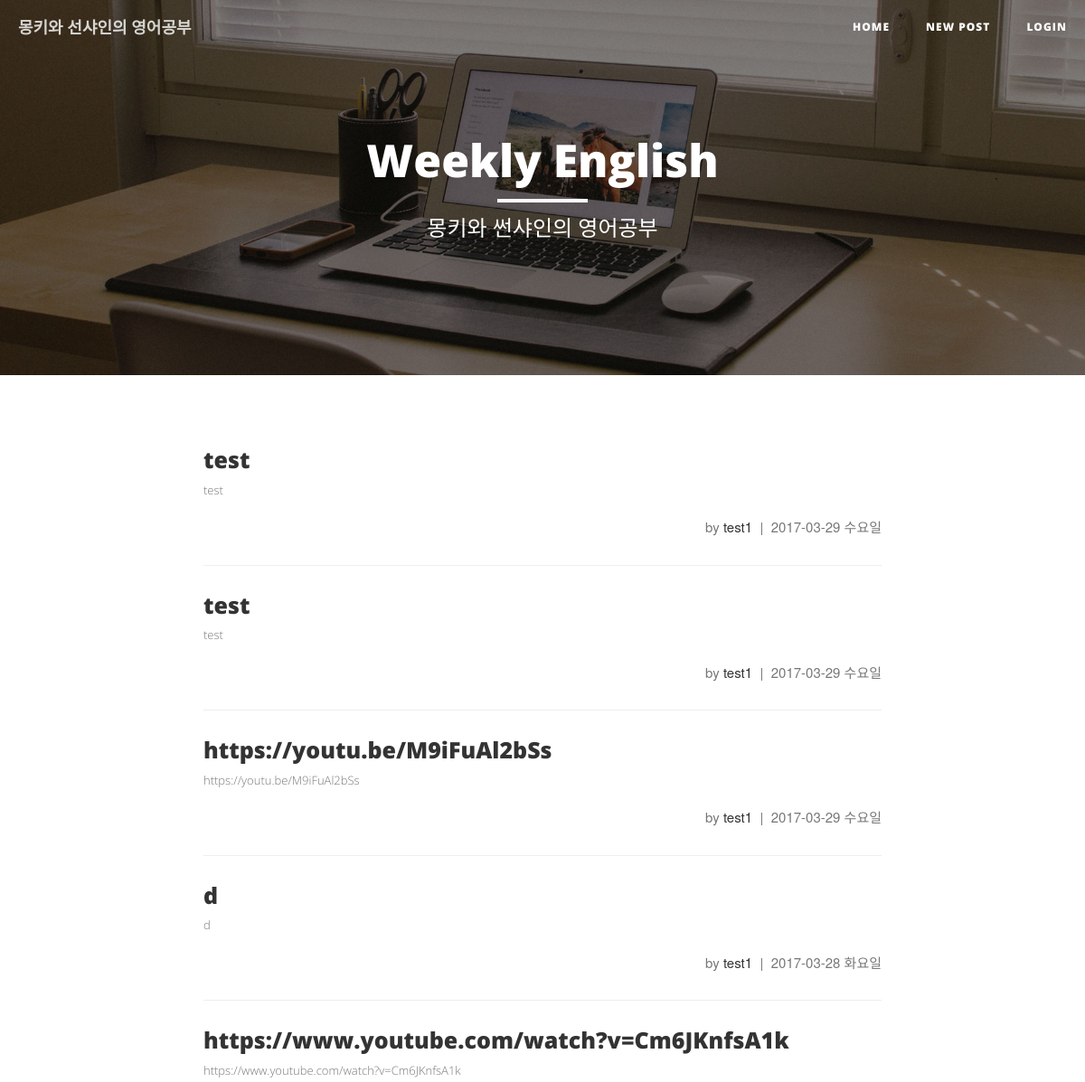
/ (upper part), run on an earlier commit of the app's database.
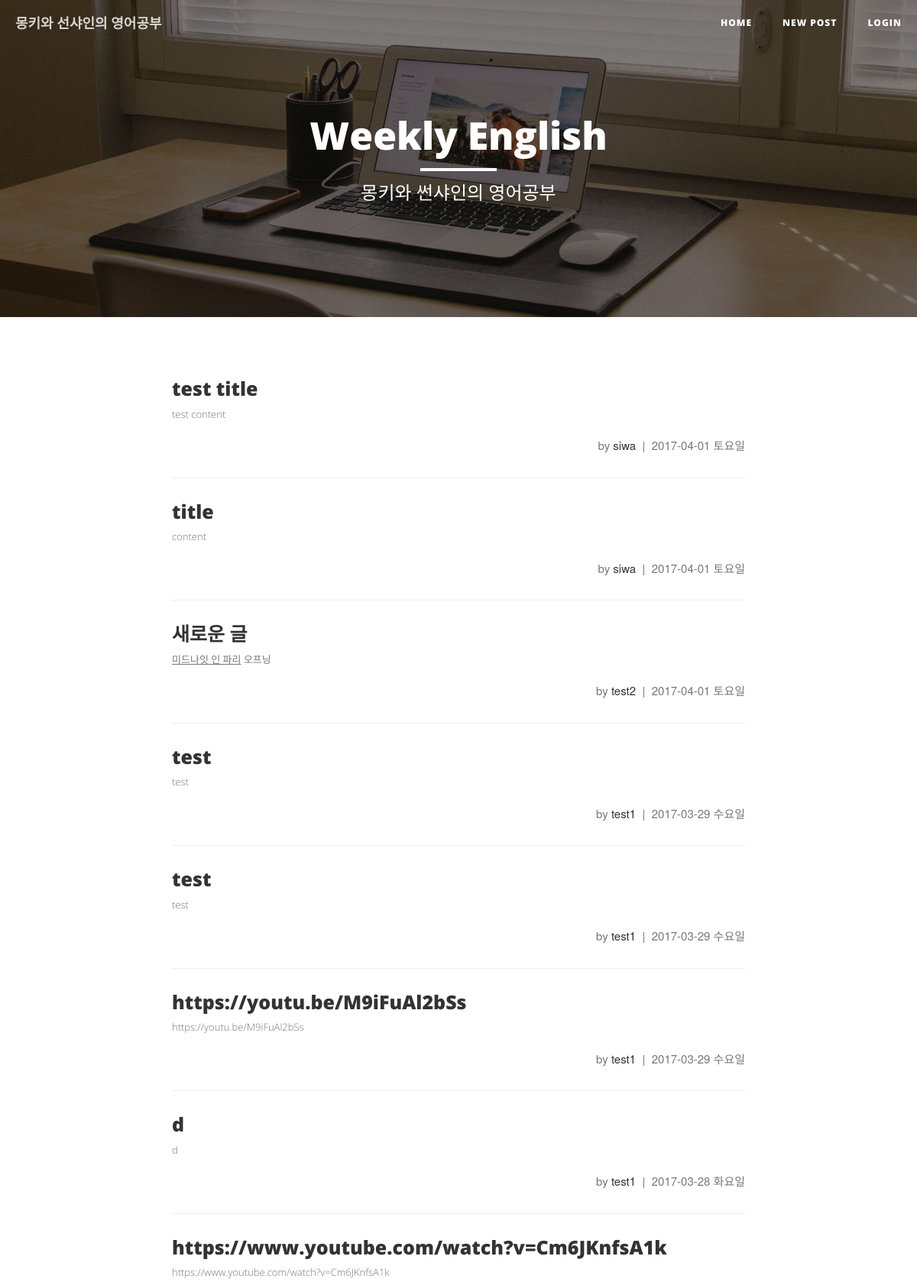
And on a later commit of the database.
### study/models.py (models this page shows, shortened)
class Post(models.Model):
    author = models.ForeignKey('auth.User')
    title = models.CharField(max_length=200, verbose_name='제목')
    origin = models.CharField(max_length=200,  blank=True, null=True, verbose_name='원본 URL')
    video_url = models.CharField(max_length=100, blank=True, null=True, verbose_name='YouTube 링크')
    video_key = models.CharField(max_length=12, null=True, blank=True)
    video_time = models.IntegerField(null=True, blank=True)
    video_url2 = models.CharField(max_length=100, blank=True, null=True, verbose_name='YouTube 링크2')
    video_key2 = models.CharField(max_length=12, null=True, blank=True)
    video_time2 = models.IntegerField(null=True, blank=True)
    text = models.TextField(verbose_name='내용')
    created_date = models.DateTimeField(auto_now_add=True)
    class Meta:
        ordering = ['-created_date']

### study/views.py (the view)
# urls.py: url(r'^$', views.post_list, name='post_list'),
def post_list(request):
    posts = Post.objects.all()
    return render(request, 'bsr/post_list.html', {'posts':posts})

### study/templates/bsr/post_list.html (shortened to what this page needs)
{% extends 'bsr/base.html' %}
{% block heading %}
<div class="site-heading">
    <h1 class><a class="heading" href="/">Weekly English</a></h1>
    <hr class="small">
    <span class="subheading">몽키와 썬샤인의 영어공부</span>
</div>
{% endblock %}
{% block content %}
{% for post in posts %}
  <div class="post-preview">
      <a href="{% url 'study:post_detail' pk=post.pk %}">
          <h2 class="post-title">
              {{ post.title }}
          </h2>
          <h3 class="post-subtitle">
              {{ post.text | truncatechars:200 | safe }}
          </h3>
      </a>
      <p class="post-meta">by <a href="#">{{ post.author }}</a>&nbsp;&nbsp;|&nbsp;&nbsp;{{ post.created_date | date:"Y-m-d D" }}</p>
  </div>
  <hr>
{% endfor %}
{% endblock content %}

### study/templates/bsr/base.html (shortened to what this page needs)
<!DOCTYPE html>
{% load staticfiles %}
<html>
<head>
    <link href="{% static 'bsr/vendor/bootstrap/css/bootstrap.min.css' %}" rel="stylesheet">
    <link href="{% static 'bsr/css/clean-blog.css' %}" rel="stylesheet">
    <link href="{% static 'bsr/vendor/font-awesome/css/font-awesome.min.css' %}" rel="stylesheet" type="text/css">
</head>
<body>
    <nav class="navbar navbar-default navbar-custom navbar-fixed-top">
        <div class="container-fluid">
            <div class="navbar-header page-scroll">
                <a class="navbar-brand" href="{% url 'study:post_list' %}">몽키와 선샤인의 영어공부</a>
            </div>
            <div class="collapse navbar-collapse" id="bs-example-navbar-collapse-1">
                <ul class="nav navbar-nav navbar-right">
                    <li>
                        <a href="{% url 'study:post_list' %}">Home</a>
                    </li>
                    <li>
                        <a href="{% url 'study:post_new' %}">New Post</a>
                    </li>
                    <li>
                        {% if user.is_active %}
                        <a href="{% url 'logout' %}">Logout</a>
                        {% else %}
                        <a href="{% url 'login' %}">Login</a>
                        {% endif %}
                    </li>
                </ul>
            </div>
        </div>
    </nav>
    <header class="intro-header" style="background-image: url('{% static 'bsr/img/home-bg.jpg' %}')">
        <div class="container">
            <div class="row">
                <div class="col-lg-8 col-lg-offset-2 col-md-10 col-md-offset-1">
                    {% block heading %}
                    {% endblock %}
                </div>
            </div>
        </div>
    </header>
    <div class="container">
        <div class="row">
            <div class="col-lg-8 col-lg-offset-2 col-md-10 col-md-offset-1">
              {% block content %}
              {% endblock %}
            </div>
        </div>
    </div>
</body>
</html>

### study/static/bsr/css/clean-blog.css (style rules this page uses)
body { font-size: 17px; color: #333333; line-height: 2; }
p { line-height: 1.5; margin: 30px 0; }
p a { text-decoration: underline; }
h1, h2, h3, h4, h5, h6 { font-family: 'Open Sans', 'Helvetica Neue', Helvetica, Arial, sans-serif; font-weight: 800; }
a { color: #333333; }
hr.small { max-width: 100px; margin: 15px auto; border-width: 4px; border-color: white; }
.navbar-custom { position: absolute; top: 0; left: 0; width: 100%; z-index: 3; font-family: 'Open Sans', 'Helvetica Neue', Helvetica, Arial, sans-serif; }
.navbar-custom .navbar-brand { font-weight: 800; }
.navbar-custom .nav li a { text-transform: uppercase; font-size: 12px; font-weight: 800; letter-spacing: 1px; }
@media only screen and (min-width: 768px) { .navbar-custom { background: transparent; border-bottom: 1px solid transparent; } }
@media only screen and (min-width: 768px) { .navbar-custom .navbar-brand { color: white; padding: 20px; } }
@media only screen and (min-width: 768px) { .navbar-custom .nav li a { color: white; padding: 20px; } }
@media only screen and (min-width: 1170px) { .navbar-custom { -webkit-transition: background-color 0.3s; -moz-transition: background-color 0.3s; transition: background-color 0.3s; -webkit-transform: translate3d(0, 0, 0); -moz-transform: translate3d(0, 0, 0); -ms-transform: translate3d(0, 0, 0); -o-transform: translate3d(0, 0, 0); transform: translate3d(0, 0, 0); -webkit-backface-visibility: hidden; backface-visibility: hidden; } }
.intro-header { background-color: #777777; background: no-repeat center center; background-attachment: scroll; -webkit-background-size: cover; -moz-background-size: cover; background-size: cover; -o-background-size: cover; margin-bottom: 50px; }
.intro-header .site-heading, .intro-header .post-heading, .intro-header .page-heading { padding: 100px 0 50px; color: white; }
@media only screen and (min-width: 768px) { .intro-header .site-heading, .intro-header .post-heading, .intro-header .page-heading { padding: 150px 0; } }
.intro-header .site-heading, .intro-header .page-heading { text-align: center; }
.intro-header .site-heading h1, .intro-header .page-heading h1 { margin-top: 0; font-size: 35px; }
.intro-header .site-heading .subheading, .intro-header .page-heading .subheading { font-size: 24px; line-height: 1.1; display: block; font-family: 'Open Sans', 'Helvetica Neue', Helvetica, Arial, sans-serif; font-weight: 300; margin: 10px 0 0; }
@media only screen and (min-width: 768px) { .intro-header .site-heading h1, .intro-header .page-heading h1 { font-size: 50px; } }
.post-preview > a { color: #333333; }
.post-preview > a > .post-title { font-size: 25px; margin-top: 30px; margin-bottom: 10px; }
.post-preview > a > .post-subtitle { margin: 0px; line-height: 1.5; font-size: 13px; font-weight: 300; margin-bottom: 10px; color: #777777; }
.post-preview > .post-meta { color: #777777; font-size: 15px; margin-top: 20px; text-align: right; }
.post-preview > .post-meta > a { text-decoration: none; color: #333333; }
@media only screen and (min-width: 768px) { .post-preview > a > .post-title { font-size: 25px; } }
body { -webkit-tap-highlight-color: #0085A1; }
.heading { color: white; }

What changed in the data, as far as the page shows it:
added Post: title "test title", text "test content", author "siwa", created_date "2017-04-01 토요일"
added Post: title "title", text "content", author "siwa", created_date "2017-04-01 토요일"
added Post: title "새로운 글", text "미드나잇 인 파리 오프닝", author "test2", created_date "2017-04-01 토요일"
